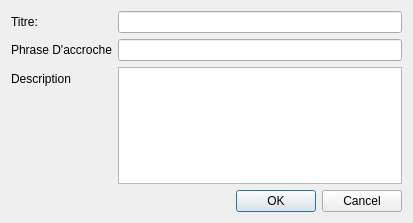
<?xml version="1.0" encoding="UTF-8"?>
<ui version="4.0">
 <class>GameDialog</class>
 <widget class="QDialog" name="AddGameDialog">
  <property name="windowModality">
   <enum>Qt::ApplicationModal</enum>
  </property>
  <property name="geometry">
   <rect>
    <x>0</x>
    <y>0</y>
    <width>413</width>
    <height>223</height>
   </rect>
  </property>
  <property name="windowTitle">
   <string>Add Game</string>
  </property>
  <layout class="QVBoxLayout" name="verticalLayout">
   <item>
    <layout class="QFormLayout" name="formLayout">
     <item row="0" column="0">
      <widget class="QLabel" name="label">
       <property name="text">
        <string>Titre:</string>
       </property>
      </widget>
     </item>
     <item row="0" column="1">
      <widget class="QLineEdit" name="m_titleEdit"/>
     </item>
     <item row="1" column="0">
      <widget class="QLabel" name="label_2">
       <property name="text">
        <string>Phrase D'accroche</string>
       </property>
      </widget>
     </item>
     <item row="1" column="1">
      <widget class="QLineEdit" name="m_punchLineEdit"/>
     </item>
     <item row="2" column="0">
      <widget class="QLabel" name="label_3">
       <property name="text">
        <string>Description</string>
       </property>
      </widget>
     </item>
     <item row="2" column="1">
      <widget class="QTextEdit" name="m_descriptionEdit"/>
     </item>
    </layout>
   </item>
   <item>
    <widget class="QDialogButtonBox" name="buttonBox">
     <property name="orientation">
      <enum>Qt::Horizontal</enum>
     </property>
     <property name="standardButtons">
      <set>QDialogButtonBox::Cancel|QDialogButtonBox::Ok</set>
     </property>
    </widget>
   </item>
  </layout>
 </widget>
 <resources/>
 <connections>
  <connection>
   <sender>buttonBox</sender>
   <signal>accepted()</signal>
   <receiver>AddGameDialog</receiver>
   <slot>accept()</slot>
   <hints>
    <hint type="sourcelabel">
     <x>248</x>
     <y>254</y>
    </hint>
    <hint type="destinationlabel">
     <x>157</x>
     <y>274</y>
    </hint>
   </hints>
  </connection>
  <connection>
   <sender>buttonBox</sender>
   <signal>rejected()</signal>
   <receiver>AddGameDialog</receiver>
   <slot>reject()</slot>
   <hints>
    <hint type="sourcelabel">
     <x>316</x>
     <y>260</y>
    </hint>
    <hint type="destinationlabel">
     <x>286</x>
     <y>274</y>
    </hint>
   </hints>
  </connection>
 </connections>
</ui>
